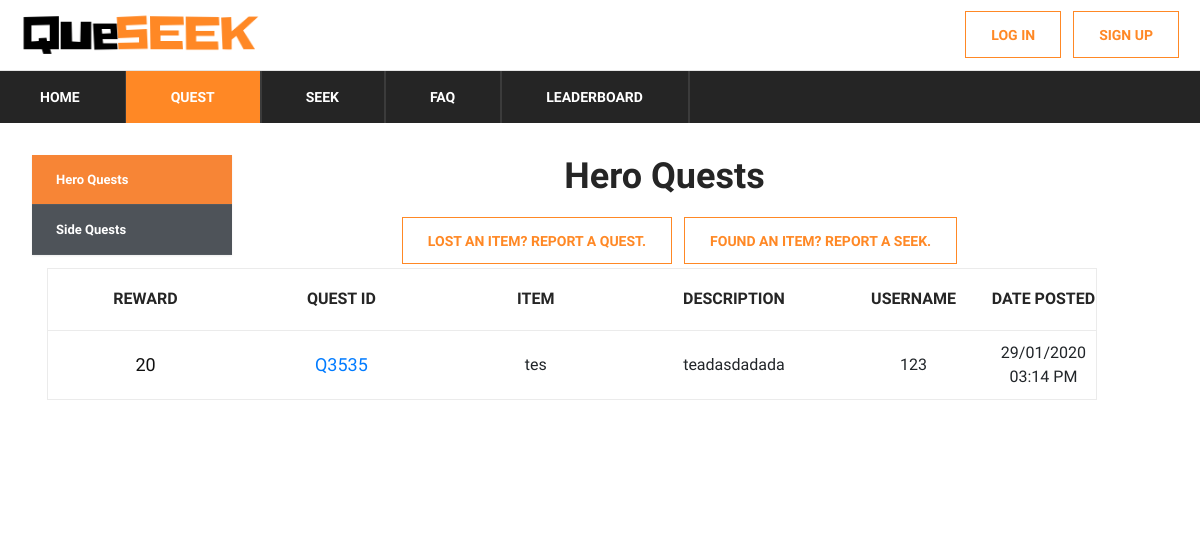
Before: /quest with the older database file.
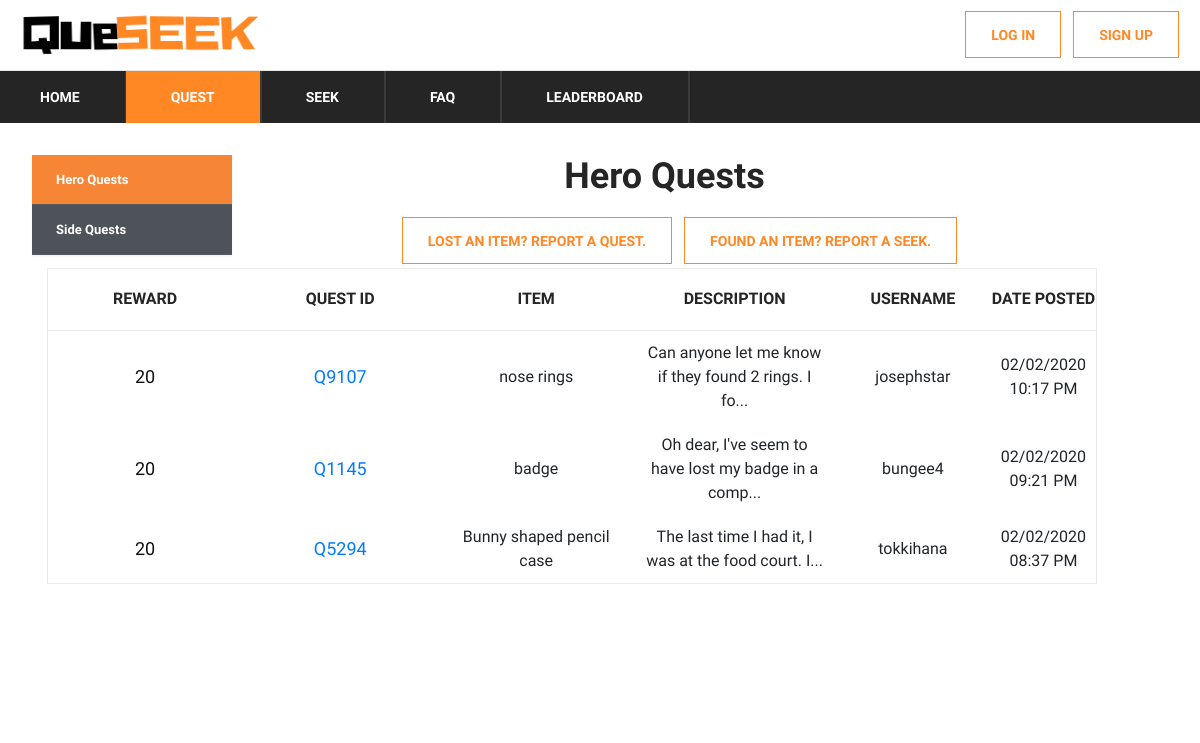
After: the same page with the newer database file.
### app/models.py (models this page shows)
class User(UserMixin, Base):
    __tablename__ = "users"
    id = db.Column(db.String, primary_key=True)
    email = db.Column(db.String(255), unique=True, nullable=False)
    password = db.Column(db.String(255), nullable=False)
    username = db.Column(db.String(255), unique=True, nullable=False)
    created_at = db.Column(DateTime(timezone=True), default=datetime.now(pytz.timezone('Asia/Singapore')))

class Quest(UserMixin, Base):
    __tablename__ = "quests"
    questId = db.Column(db.String, primary_key=True)
    reward = db.Column(db.Integer, nullable=False)
    item = db.Column(db.String(255), nullable=False)
    location = db.Column(db.String(255), nullable=False)
    description = db.Column(db.String(255))
    userId = db.Column(db.String, ForeignKey('users.id'), primary_key=True)
    posted_at = db.Column(DateTime(timezone=True), default=datetime.now(pytz.timezone('Asia/Singapore')))
    state = db.Column(db.Integer, nullable=False, default=0)
    type = db.Column(db.Integer, nullable=False, default=0)
    featured = db.Column(db.Integer, nullable=False, default=0)
    totalSeekers = db.Column(db.Integer, nullable=False, default=1)

### app/__init__.py (the view)
@app.route('/quest')
def quest():
    q = (db.session.query(User, Quest)
         .filter(User.id == Quest.userId)
         .filter(Quest.state == 0)
         .filter(Quest.type == 0)
         .order_by(Quest.posted_at.desc())
         .all())
    return render_template('quest.html', rows=q, page='quest')

### app/__init__.py (called while the page is built)
@app.context_processor
def inject_dict_for_all_templates():
    if (not current_user.is_anonymous):
        userprofile = (db.session.query(UserProfile)
                       .filter(UserProfile.id == current_user.id)
                       .first()
                       )
        return dict(current_user_avatar=userprofile.avatarId)
    return dict()

### app/templates/quest.html (shortened to what this page needs)
<!DOCTYPE html>
<html lang="zxx">
<head>
    <link rel="stylesheet" href="{{ url_for('static', filename='css/bootstrap.min.css')}}" type="text/css">
    <link rel="stylesheet" href="{{ url_for('static', filename='css/font-awesome.min.css')}}" type="text/css">
    <link rel="stylesheet" href="{{ url_for('static', filename='css/themify-icons.css')}}" type="text/css">
    <link rel="stylesheet" href="{{ url_for('static', filename='css/elegant-icons.css')}}" type="text/css">
    <link rel="stylesheet" href="{{ url_for('static', filename='css/owl.carousel.min.css')}}" type="text/css">
    <link rel="stylesheet" href="{{ url_for('static', filename='css/nice-select.css')}}" type="text/css">
    <link rel="stylesheet" href="{{ url_for('static', filename='css/jquery-ui.min.css')}}" type="text/css">
    <link rel="stylesheet" href="{{ url_for('static', filename='css/slicknav.min.css')}}" type="text/css">
    <link rel="stylesheet" href="{{ url_for('static', filename='css/style.css')}}" type="text/css">
    <link rel="stylesheet" href="{{ url_for('static', filename='css/table.css')}}" type="text/css">
</head>
<body>
<header class="header-section">
    {% include "base/topbar.html" %}
    {% include "base/menu.html" %}
</header>
<section class="hero-section">
    <div class="hero-items owl-carousel">
        <div class="topbar-cover2">
            <div class="desc">
                <section class="cd-faq">
                    <div class="cd-faq-categories">
                        {% if page == 'sq' %}
                    <a href="{{url_for('hero_quests')}}">Hero Quests</a>
                    <a class="active" href="{{url_for('side_quests')}}">Side Quests</a>
                    {% else %}
                    <a class="active" href="{{url_for('hero_quests')}}">Hero Quests</a>
                    <a href="{{url_for('side_quests')}}">Side Quests</a>
                        {% endif %}
                    </div>
                    <section class="shopping-cart spad">
                        <div class="blog-details-inner">
                            <div class="blog-detail-title"><h2>
                                {% if page == 'sq' %}
                                Side Quests
                                {% else %}
                                Hero Quests
                                {% endif %}
                            </h2>
                            </div>
                        </div>
                        <div class="center-button">
                            {% include "base/button.html" %}
                        </div>
                        <div class="container">
                            <div class="row">
                                <div class="col-lg-12">
                                    <div class="cart-table">
                                        <table>
                                            <thead>
                                            <tr>
                                                <th>Reward</th>
                                                <th>Quest ID</th>
                                                <th>Item</th>
                                                <th>Description</th>
                                                <th>Username</th>
                                                <th>Date Posted</th>
                                            </tr>
                                            </thead>
                                            <tbody>
                                            {% for row in rows %}
                                            <tr>
                                                <td class="cart-pic"><h5>{{ row[1].reward }}</h5></td>
                                                <td class="cart-pic">
                                                    <h5>
                                                        <a href='/quest/{{row[1].questId}}'>{{row[1].questId}}</a>
                                                    </h5>
                                                </td>
                                                <td class="cart-pic">{{ row[1].item }}</td>
                                                <td class="cart-pic">
                                                    {% if row[1].description|length > 50 %}
                                                    {{ row[1].description[:50] + '...'}}
                                                    {% else %}
                                                    {{ row[1].description }}
                                                    {% endif %}
                                                </td>
                                                <td class="cart-pic">{{ row[0].username }}</td>
                                                <td class="cart-pic">{{ row[1].posted_at.strftime('%d/%m/%Y %I:%M %p') }}</td>
                                            </tr>
                                            {% endfor %}
                                            </tbody>
                                        </table>
                                    </div>
                                </div>
                            </div>
                        </div>
                    </section>
                </section>
            </div>
        </div>
    </div>
</section>
</body>
</html>

### app/templates/base/topbar.html
<header class="header-section">
    <div class="header-top">
        <div class="container">
            <div class="ht-left">
                <div class="mail-service">
                     <a href="{{url_for('index')}}">
                    <img src="{{ url_for('static', filename='img/logo/QueseekBlackOrange.png')}}"
                         alt="QueseekLogo"
                         width="250">
                </a>
                </div>
            </div>
            {% include "base/loginlogout.html" %}
        </div>
    </div>
</header>

### app/templates/base/loginlogout.html (shortened to what this page needs)
<div class="ht-right">
    <div class="login-panel">
        {% if current_user.is_anonymous %}
        <a href="{{ url_for('signup') }} " class="log-btn">SIGN UP</a>
        <a href="{{ url_for('login') }} " class="log-btn">LOG IN</a>
        {% else %}
        <a href="{{ url_for('logout') }}" class="log-btn">LOG OUT</a>
        <a href="{{ url_for('settings') }}" class="settings-btn">SETTINGS</a>
        {% endif %}
    </div>
</div>

### app/templates/base/menu.html (shortened to what this page needs)
<div class="nav-item">
    <nav class="nav-menu mobile-menu">
        <ul>
            {% if page == 'sq' or page == 'quest' %}
            <li><a href="{{ url_for('index')}}">Home</a>
            </li>
            <li class="active"><a href="{{ url_for('quest')}}">Quest</a>
            </li>
            <li><a href="{{ url_for('seek')}}">Seek</a>
            </li>
            <li><a href="{{ url_for('faq')}}">FAQ</a>
            </li>
            <li><a href="{{ url_for('leaderboard')}}">Leaderboard</a></li>
            {% endif %}
        </ul>
    </nav>
</div>

### app/templates/base/button.html (shortened to what this page needs)
<div class="nav-item transp-bg">
    <div class="inline-div settings-btn">
        <a href="{{ url_for('forms_quest')}}">Lost an item? Report a Quest.</a>
    </div>
    <div class="inline-div settings-btn">
        <a href="{{ url_for('forms_seek')}}">Found an item? Report a Seek.</a>
    </div>
</div>

### app/static/css/style.css (style rules this page uses)
html, body { height: 100%; font-family: "Muli", sans-serif; -webkit-font-smoothing: antialiased; font-smoothing: antialiased; }
h1, h2, h3, h4, h5, h6 { margin: 0; color: #111111; font-weight: 400; font-family: "Muli", sans-serif; }
h2 { font-size: 36px; }
h5 { font-size: 18px; }
img { max-width: 100%; }
ul, ol { padding: 0; margin: 0; }
.header-top { display: -webkit-box; display: -ms-flexbox; display: flex; border-bottom: 1px solid #e5e5e5; }
.header-top .ht-left { float: left; }
.header-top .ht-left .mail-service { font-size: 16px; color: #252525; float: left; padding-top: 7px; padding-bottom: 7px; padding-right: 20px; }
.header-top .ht-right { float: right; }
.header-top .ht-right .login-panel { float: right; font-size: 14px; color: #252525; display: inline-block; padding-top: 7px; padding-bottom: 7px; }
.nav-item { background: #252525; display: -webkit-box; display: -ms-flexbox; display: flex; }
.nav-item .nav-menu { display: -webkit-inline-box; display: -ms-inline-flexbox; display: inline-flex; position: relative; }
.nav-item .nav-menu li { list-style: none; display: inline-block; margin-left: -5px; position: relative; }
.nav-item .nav-menu li.active { background: #ff8825; }
.nav-item .nav-menu li a { font-size: 14px; font-weight: 700; display: block; color: #ffffff; border-right: 2px solid #3b3b3b; text-transform: uppercase; padding: 16px 42px 15px; -webkit-transition: all 0.3s; -o-transition: all 0.3s; transition: all 0.3s; }
.shopping-cart { padding-bottom: 60px; }
.cart-table { margin-bottom: 40px; }
.cart-table table { width: 100%; min-width: 480px; border: 1px solid #ebebeb; }
.cart-table table tr th { font-size: 16px; color: #252525; font-weight: 700; border-bottom: 1px solid #ebebeb; text-align: center; padding: 18px 0 19px; text-transform: uppercase; }
.cart-table table tr td { text-align: center; padding: 10px 10px 10px; }
.cart-table table tr td.cart-pic { width: 21%; }
.blog-details-inner .blog-detail-title { text-align: center; margin: 15px; }
.blog-details-inner .blog-detail-title h2 { color: #252525; font-weight: 700; margin-bottom: 15px; }
@media only screen and (min-width: 1200px) and (max-width: 1920px) { .nav-item .nav-menu li a { padding: 16px 45px 15px; } }
@media only screen and (min-width: 1200px) { .container { max-width: 1270px; } }
.log-btn { float: right; display: inline-block; padding-left: 20px; padding-top: 18px; padding-bottom: 15px; color: #ff8825; border: 1px solid #ff8825; font-size: 14px; font-weight: 700; text-transform: uppercase; padding: 13px 25px 11px; cursor: pointer; margin: 4px 6px; }
.settings-btn { float: right; display: inline-block; padding-left: 20px; padding-top: 18px; padding-bottom: 15px; color: #ff8825; font-size: 14px; font-weight: 700; text-transform: uppercase; padding: 13px 25px 11px; cursor: pointer; margin: 4px 6px; }
.center-button { display: flex; justify-content: center; }
.transp-bg { background: transparent; padding-left: 15px; }
.inline-div { display:inline-block; border: 1px solid #ff8825; font-size: 14px; font-weight: 700; background: transparent; }
.inline-div a { color: #ff8825; }
.login-panel a { display: block; text-align: center; }

Changed rows visible on the page:
removed User: reward "20", questId "Q3535", item "tes", description "teadasdadada", username "123", posted_at "29/01/2020 03:14 PM"
added User: reward "20", questId "Q9107", item "nose rings", description "Can anyone let me know if they found 2 rings. I fo...", username "josephstar", posted_at "02/02/2020 10:17 PM"
added User: reward "20", questId "Q1145", item "badge", description "Oh dear, I've seem to have lost my badge in a comp...", username "bungee4", posted_at "02/02/2020 09:21 PM"
added User: reward "20", questId "Q5294", item "Bunny shaped pencil case", description "The last time I had it, I was at the food court. I...", username "tokkihana", posted_at "02/02/2020 08:37 PM"
